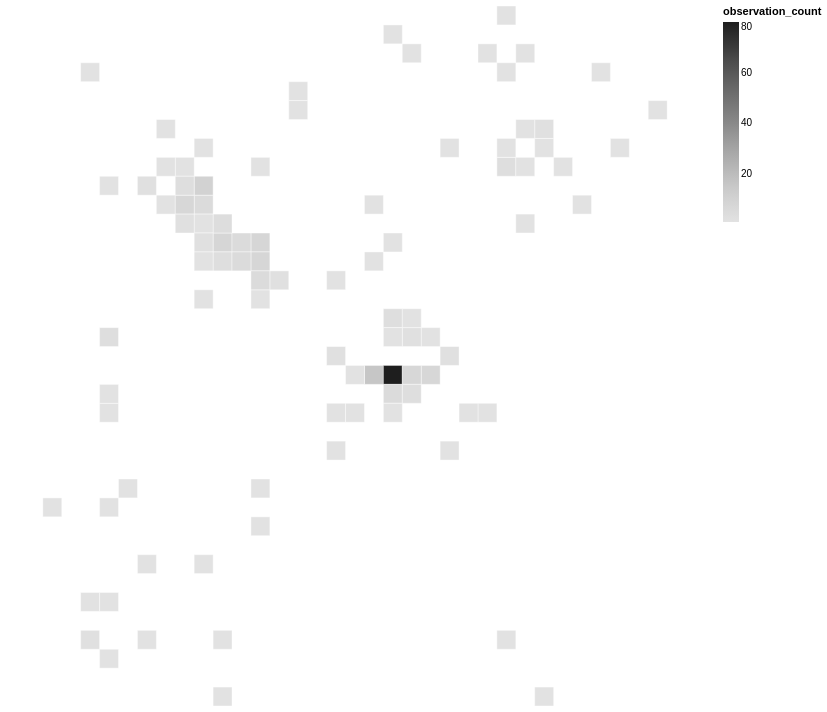

This figure's notebook cell:
### Markdown cell above
### Changing the summary measure
The tutorial calculates average tree diameter. There is no comparable measurement in the pigeon CSV, so I use observation counts. I place one symbol at the mean position of the sightings in each occupied cell.

### Code cell
gdf_Symbols = gpd.GeoDataFrame(df_counts,
    geometry=gpd.points_from_xy(df_counts.mean_easting, df_counts.mean_northing), crs=CRS)
chart_Counts = alt.Chart(gdf_PigeonCells).mark_geoshape(stroke='white', strokeWidth=0.4).encode(
    color=alt.Color('observation_count:Q', scale=alt.Scale(scheme='greys')),
    tooltip=['cell_id:N', 'observation_count:Q']
).project(type='identity', reflectY=True).properties(width=700, height=700)
chart_Counts

### Figure 1 — Vega-Lite specification as saved in the notebook (floating-point values rounded to 4 significant figures)
{"config": {"view": {"continuousWidth": 300, "continuousHeight": 300}}, "data": {"name": "data-c6d7683e5281424353201d5cd76e112e"}, "mark": {"type": "geoshape", "stroke": "white", "strokeWidth": 0.4}, "encoding": {"color": {"field": "observation_count", "scale": {"scheme": "greys"}, "type": "quantitative"}, "tooltip": [{"field": "cell_id", "type": "nominal"}, {"field": "observation_count", "type": "quantitative"}]}, "height": 700, "projection": {"reflectY": true, "type": "identity"}, "width": 700, "$schema": "https://vega.github.io/schema/vega-lite/v6.4.1.json", "datasets": {"data-c6d7683e5281424353201d5cd76e112e": [{"grid_x": 5147, "grid_y": 50345, "cell_id": "5147_50345", "observation_count": 16, "mean_easting": 514800.0, "mean_northing": 5035000.0, "type": "Feature", "geometry": {"type": "Polygon", "coordinates": [[[514800.0, 5034000.0], [514800.0, 5035000.0], [514700.0, 5035000.0], [514700.0, 5034000.0], [514800.0, 5034000.0]]]}}, {"grid_x": 5150, "grid_y": 50345, "cell_id": "5150_50345", "observation_count": 7, "mean_easting": 515000.0, "mean_northing": 5035000.0, "type": "Feature", "geometry": {"type": "Polygon", "coordinates": [[[515100.0, 5034000.0], [515100.0, 5035000.0], [515000.0, 5035000.0], [515000.0, 5034000.0], [515100.0, 5034000.0]]]}}, {"grid_x": 5147, "grid_y": 50351, "cell_id": "5147_50351", "observation_count": 1, "mean_easting": 514700.0, "mean_northing": 5035000.0, "type": "Feature", "geometry": {"type": "Polygon", "coordinates": [[[514800.0, 5035000.0], [514800.0, 5035000.0], [514700.0, 5035000.0], [514700.0, 5035000.0], [514800.0, 5035000.0]]]}}, {"grid_x": 5148, "grid_y": 50345, "cell_id": "5148_50345", "observation_count": 80, "mean_easting": 514800.0, "mean_northing": 5035000.0, "type": "Feature", "geometry": {"type": "Polygon", "coordinates": [[[514900.0, 5034000.0], [514900.0, 5035000.0], [514800.0, 5035000.0], [514800.0, 5034000.0], [514900.0, 5034000.0]]]}}, {"grid_x": 5145, "grid_y": 50343, "cell_id": "5145_50343", "observation_count": 1, "mean_easting": 514600.0, "mean_northing": 5034000.0, "type": "Feature", "geometry": {"type": "Polygon", "coordinates": [[[514600.0, 5034000.0], [514600.0, 5034000.0], [514500.0, 5034000.0], [514500.0, 5034000.0], [514600.0, 5034000.0]]]}}, {"grid_x": 5133, "grid_y": 50347, "cell_id": "5133_50347", "observation_count": 3, "mean_easting": 513300.0, "mean_northing": 5035000.0, "type": "Feature", "geometry": {"type": "Polygon", "coordinates": [[[513400.0, 5035000.0], [513400.0, 5035000.0], [513300.0, 5035000.0], [513300.0, 5035000.0], [513400.0, 5035000.0]]]}}, {"grid_x": 5138, "grid_y": 50354, "cell_id": "5138_50354", "observation_count": 5, "mean_easting": 513800.0, "mean_northing": 5035000.0, "type": "Feature", "geometry": {"type": "Polygon", "coordinates": [[[513900.0, 5035000.0], [513900.0, 5036000.0], [513800.0, 5036000.0], [513800.0, 5035000.0], [513900.0, 5035000.0]]]}}, {"grid_x": 5133, "grid_y": 50343, "cell_id": "5133_50343", "observation_count": 1, "mean_easting": 513300.0, "mean_northing": 5034000.0, "type": "Feature", "geometry": {"type": "Polygon", "coordinates": [[[513400.0, 5034000.0], [513400.0, 5034000.0], [513300.0, 5034000.0], [513300.0, 5034000.0], [513400.0, 5034000.0]]]}}, {"grid_x": 5154, "grid_y": 50331, "cell_id": "5154_50331", "observation_count": 1, "mean_easting": 515500.0, "mean_northing": 5033000.0, "type": "Feature", "geometry": {"type": "Polygon", "coordinates": [[[515500.0, 5033000.0], [515500.0, 5033000.0], [515400.0, 5033000.0], [515400.0, 5033000.0], [515500.0, 5033000.0]]]}}, {"grid_x": 5141, "grid_y": 50352, "cell_id": "5141_50352", "observation_count": 8, "mean_easting": 514100.0, "mean_northing": 5035000.0, "type": "Feature", "geometry": {"type": "Polygon", "coordinates": [[[514200.0, 5035000.0], [514200.0, 5035000.0], [514100.0, 5035000.0], [514100.0, 5035000.0], [514200.0, 5035000.0]]]}}, {"grid_x": 5139, "grid_y": 50352, "cell_id": "5139_50352", "observation_count": 8, "mean_easting": 514000.0, "mean_northing": 5035000.0, "type": "Feature", "geometry": {"type": "Polygon", "coordinates": [[[514000.0, 5035000.0], [514000.0, 5035000.0], [513900.0, 5035000.0], [513900.0, 5035000.0], [514000.0, 5035000.0]]]}}, {"grid_x": 5145, "grid_y": 50346, "cell_id": "5145_50346", "observation_count": 2, "mean_easting": 514500.0, "mean_northing": 5035000.0, "type": "Feature", "geometry": {"type": "Polygon", "coordinates": [[[514600.0, 5035000.0], [514600.0, 5035000.0], [514500.0, 5035000.0], [514500.0, 5035000.0], [514600.0, 5035000.0]]]}}, {"grid_x": 5141, "grid_y": 50351, "cell_id": "5141_50351", "observation_count": 8, "mean_easting": 514100.0, "mean_northing": 5035000.0, "type": "Feature", "geometry": {"type": "Polygon", "coordinates": [[[514200.0, 5035000.0], [514200.0, 5035000.0], [514100.0, 5035000.0], [514100.0, 5035000.0], [514200.0, 5035000.0]]]}}, {"grid_x": 5149, "grid_y": 50362, "cell_id": "5149_50362", "observation_count": 1, "mean_easting": 515000.0, "mean_northing": 5036000.0, "type": "Feature", "geometry": {"type": "Polygon", "coordinates": [[[515000.0, 5036000.0], [515000.0, 5036000.0], [514900.0, 5036000.0], [514900.0, 5036000.0], [515000.0, 5036000.0]]]}}, {"grid_x": 5135, "grid_y": 50335, "cell_id": "5135_50335", "observation_count": 1, "mean_easting": 513600.0, "mean_northing": 5034000.0, "type": "Feature", "geometry": {"type": "Polygon", "coordinates": [[[513600.0, 5034000.0], [513600.0, 5034000.0], [513500.0, 5034000.0], [513500.0, 5034000.0], [513600.0, 5034000.0]]]}}, {"grid_x": 5151, "grid_y": 50346, "cell_id": "5151_50346", "observation_count": 2, "mean_easting": 515200.0, "mean_northing": 5035000.0, "type": "Feature", "geometry": {"type": "Polygon", "coordinates": [[[515200.0, 5035000.0], [515200.0, 5035000.0], [515100.0, 5035000.0], [515100.0, 5035000.0], [515200.0, 5035000.0]]]}}, {"grid_x": 5148, "grid_y": 50344, "cell_id": "5148_50344", "observation_count": 5, "mean_easting": 514900.0, "mean_northing": 5034000.0, "type": "Feature", "geometry": {"type": "Polygon", "coordinates": [[[514900.0, 5034000.0], [514900.0, 5034000.0], [514800.0, 5034000.0], [514800.0, 5034000.0], [514900.0, 5034000.0]]]}}, {"grid_x": 5157, "grid_y": 50356, "cell_id": "5157_50356", "observation_count": 1, "mean_easting": 515800.0, "mean_northing": 5036000.0, "type": "Feature", "geometry": {"type": "Polygon", "coordinates": [[[515800.0, 5036000.0], [515800.0, 5036000.0], [515700.0, 5036000.0], [515700.0, 5036000.0], [515800.0, 5036000.0]]]}}, {"grid_x": 5138, "grid_y": 50355, "cell_id": "5138_50355", "observation_count": 10, "mean_easting": 513800.0, "mean_northing": 5036000.0, "type": "Feature", "geometry": {"type": "Polygon", "coordinates": [[[513900.0, 5036000.0], [513900.0, 5036000.0], [513800.0, 5036000.0], [513800.0, 5036000.0], [513900.0, 5036000.0]]]}}, {"grid_x": 5136, "grid_y": 50354, "cell_id": "5136_50354", "observation_count": 1, "mean_easting": 513700.0, "mean_northing": 5035000.0, "type": "Feature", "geometry": {"type": "Polygon", "coordinates": [[[513700.0, 5035000.0], [513700.0, 5036000.0], [513600.0, 5036000.0], [513600.0, 5035000.0], [513700.0, 5035000.0]]]}}, {"grid_x": 5133, "grid_y": 50338, "cell_id": "5133_50338", "observation_count": 1, "mean_easting": 513300.0, "mean_northing": 5034000.0, "type": "Feature", "geometry": {"type": "Polygon", "coordinates": [[[513400.0, 5034000.0], [513400.0, 5034000.0], [513300.0, 5034000.0], [513300.0, 5034000.0], [513400.0, 5034000.0]]]}}, {"grid_x": 5138, "grid_y": 50335, "cell_id": "5138_50335", "observation_count": 1, "mean_easting": 513800.0, "mean_northing": 5034000.0, "type": "Feature", "geometry": {"type": "Polygon", "coordinates": [[[513900.0, 5034000.0], [513900.0, 5034000.0], [513800.0, 5034000.0], [513800.0, 5034000.0], [513900.0, 5034000.0]]]}}, {"grid_x": 5137, "grid_y": 50354, "cell_id": "5137_50354", "observation_count": 7, "mean_easting": 513800.0, "mean_northing": 5035000.0, "type": "Feature", "geometry": {"type": "Polygon", "coordinates": [[[513800.0, 5035000.0], [513800.0, 5036000.0], [513700.0, 5036000.0], [513700.0, 5035000.0], [513800.0, 5035000.0]]]}}, {"grid_x": 5135, "grid_y": 50355, "cell_id": "5135_50355", "observation_count": 2, "mean_easting": 513600.0, "mean_northing": 5036000.0, "type": "Feature", "geometry": {"type": "Polygon", "coordinates": [[[513600.0, 5036000.0], [513600.0, 5036000.0], [513500.0, 5036000.0], [513500.0, 5036000.0], [513600.0, 5036000.0]]]}}, {"grid_x": 5148, "grid_y": 50348, "cell_id": "5148_50348", "observation_count": 3, "mean_easting": 514900.0, "mean_northing": 5035000.0, "type": "Feature", "geometry": {"type": "Polygon", "coordinates": [[[514900.0, 5035000.0], [514900.0, 5035000.0], [514800.0, 5035000.0], [514800.0, 5035000.0], [514900.0, 5035000.0]]]}}, {"grid_x": 5138, "grid_y": 50357, "cell_id": "5138_50357", "observation_count": 1, "mean_easting": 513800.0, "mean_northing": 5036000.0, "type": "Feature", "geometry": {"type": "Polygon", "coordinates": [[[513900.0, 5036000.0], [513900.0, 5036000.0], [513800.0, 5036000.0], [513800.0, 5036000.0], [513900.0, 5036000.0]]]}}, {"grid_x": 5162, "grid_y": 50359, "cell_id": "5162_50359", "observation_count": 1, "mean_easting": 516200.0, "mean_northing": 5036000.0, "type": "Feature", "geometry": {"type": "Polygon", "coordinates": [[[516300.0, 5036000.0], [516300.0, 5036000.0], [516200.0, 5036000.0], [516200.0, 5036000.0], [516300.0, 5036000.0]]]}}, {"grid_x": 5150, "grid_y": 50347, "cell_id": "5150_50347", "observation_count": 1, "mean_easting": 515000.0, "mean_northing": 5035000.0, "type": "Feature", "geometry": {"type": "Polygon", "coordinates": [[[515100.0, 5035000.0], [515100.0, 5035000.0], [515000.0, 5035000.0], [515000.0, 5035000.0], [515100.0, 5035000.0]]]}}, {"grid_x": 5135, "grid_y": 50331, "cell_id": "5135_50331", "observation_count": 1, "mean_easting": 513500.0, "mean_northing": 5033000.0, "type": "Feature", "geometry": {"type": "Polygon", "coordinates": [[[513600.0, 5033000.0], [513600.0, 5033000.0], [513500.0, 5033000.0], [513500.0, 5033000.0], [513600.0, 5033000.0]]]}}, {"grid_x": 5134, "grid_y": 50339, "cell_id": "5134_50339", "observation_count": 1, "mean_easting": 513400.0, "mean_northing": 5034000.0, "type": "Feature", "geometry": {"type": "Polygon", "coordinates": [[[513500.0, 5034000.0], [513500.0, 5034000.0], [513400.0, 5034000.0], [513400.0, 5034000.0], [513500.0, 5034000.0]]]}}, {"grid_x": 5149, "grid_y": 50345, "cell_id": "5149_50345", "observation_count": 7, "mean_easting": 514900.0, "mean_northing": 5035000.0, "type": "Feature", "geometry": {"type": "Polygon", "coordinates": [[[515000.0, 5034000.0], [515000.0, 5035000.0], [514900.0, 5035000.0], [514900.0, 5034000.0], [515000.0, 5034000.0]]]}}, {"grid_x": 5132, "grid_y": 50331, "cell_id": "5132_50331", "observation_count": 2, "mean_easting": 513300.0, "mean_northing": 5033000.0, "type": "Feature", "geometry": {"type": "Polygon", "coordinates": [[[513300.0, 5033000.0], [513300.0, 5033000.0], [513200.0, 5033000.0], [513200.0, 5033000.0], [513300.0, 5033000.0]]]}}, {"grid_x": 5149, "grid_y": 50344, "cell_id": "5149_50344", "observation_count": 3, "mean_easting": 515000.0, "mean_northing": 5034000.0, "type": "Feature", "geometry": {"type": "Polygon", "coordinates": [[[515000.0, 5034000.0], [515000.0, 5034000.0], [514900.0, 5034000.0], [514900.0, 5034000.0], [515000.0, 5034000.0]]]}}, {"grid_x": 5148, "grid_y": 50363, "cell_id": "5148_50363", "observation_count": 1, "mean_easting": 514900.0, "mean_northing": 5036000.0, "type": "Feature", "geometry": {"type": "Polygon", "coordinates": [[[514900.0, 5036000.0], [514900.0, 5036000.0], [514800.0, 5036000.0], [514800.0, 5036000.0], [514900.0, 5036000.0]]]}}, {"grid_x": 5142, "grid_y": 50350, "cell_id": "5142_50350", "observation_count": 2, "mean_easting": 514200.0, "mean_northing": 5035000.0, "type": "Feature", "geometry": {"type": "Polygon", "coordinates": [[[514300.0, 5035000.0], [514300.0, 5035000.0], [514200.0, 5035000.0], [514200.0, 5035000.0], [514300.0, 5035000.0]]]}}, {"grid_x": 5154, "grid_y": 50356, "cell_id": "5154_50356", "observation_count": 3, "mean_easting": 515500.0, "mean_northing": 5036000.0, "type": "Feature", "geometry": {"type": "Polygon", "coordinates": [[[515500.0, 5036000.0], [515500.0, 5036000.0], [515400.0, 5036000.0], [515400.0, 5036000.0], [515500.0, 5036000.0]]]}}, {"grid_x": 5147, "grid_y": 50354, "cell_id": "5147_50354", "observation_count": 1, "mean_easting": 514700.0, "mean_northing": 5035000.0, "type": "Feature", "geometry": {"type": "Polygon", "coordinates": [[[514800.0, 5035000.0], [514800.0, 5036000.0], [514700.0, 5036000.0], [514700.0, 5035000.0], [514800.0, 5035000.0]]]}}, {"grid_x": 5141, "grid_y": 50349, "cell_id": "5141_50349", "observation_count": 1, "mean_easting": 514200.0, "mean_northing": 5035000.0, "type": "Feature", "geometry": {"type": "Polygon", "coordinates": [[[514200.0, 5035000.0], [514200.0, 5035000.0], [514100.0, 5035000.0], [514100.0, 5035000.0], [514200.0, 5035000.0]]]}}, {"grid_x": 5137, "grid_y": 50356, "cell_id": "5137_50356", "observation_count": 1, "mean_easting": 513800.0, "mean_northing": 5036000.0, "type": "Feature", "geometry": {"type": "Polygon", "coordinates": [[[513800.0, 5036000.0], [513800.0, 5036000.0], [513700.0, 5036000.0], [513700.0, 5036000.0], [513800.0, 5036000.0]]]}}, {"grid_x": 5137, "grid_y": 50355, "cell_id": "5137_50355", "observation_count": 3, "mean_easting": 513800.0, "mean_northing": 5036000.0, "type": "Feature", "geometry": {"type": "Polygon", "coordinates": [[[513800.0, 5036000.0], [513800.0, 5036000.0], [513700.0, 5036000.0], [513700.0, 5036000.0], [513800.0, 5036000.0]]]}}, {"grid_x": 5148, "grid_y": 50352, "cell_id": "5148_50352", "observation_count": 1, "mean_easting": 514800.0, "mean_northing": 5035000.0, "type": "Feature", "geometry": {"type": "Polygon", "coordinates": [[[514900.0, 5035000.0], [514900.0, 5035000.0], [514800.0, 5035000.0], [514800.0, 5035000.0], [514900.0, 5035000.0]]]}}, {"grid_x": 5155, "grid_y": 50356, "cell_id": "5155_50356", "observation_count": 1, "mean_easting": 515600.0, "mean_northing": 5036000.0, "type": "Feature", "geometry": {"type": "Polygon", "coordinates": [[[515600.0, 5036000.0], [515600.0, 5036000.0], [515500.0, 5036000.0], [515500.0, 5036000.0], [515600.0, 5036000.0]]]}}, {"grid_x": 5133, "grid_y": 50344, "cell_id": "5133_50344", "observation_count": 1, "mean_easting": 513300.0, "mean_northing": 5034000.0, "type": "Feature", "geometry": {"type": "Polygon", "coordinates": [[[513400.0, 5034000.0], [513400.0, 5034000.0], [513300.0, 5034000.0], [513300.0, 5034000.0], [513400.0, 5034000.0]]]}}, {"grid_x": 5139, "grid_y": 50328, "cell_id": "5139_50328", "observation_count": 1, "mean_easting": 514000.0, "mean_northing": 5033000.0, "type": "Feature", "geometry": {"type": "Polygon", "coordinates": [[[514000.0, 5033000.0], [514000.0, 5033000.0], [513900.0, 5033000.0], [513900.0, 5033000.0], [514000.0, 5033000.0]]]}}, {"grid_x": 5155, "grid_y": 50362, "cell_id": "5155_50362", "observation_count": 1, "mean_easting": 515500.0, "mean_northing": 5036000.0, "type": "Feature", "geometry": {"type": "Polygon", "coordinates": [[[515600.0, 5036000.0], [515600.0, 5036000.0], [515500.0, 5036000.0], [515500.0, 5036000.0], [515600.0, 5036000.0]]]}}, {"grid_x": 5132, "grid_y": 50333, "cell_id": "5132_50333", "observation_count": 1, "mean_easting": 513300.0, "mean_northing": 5033000.0, "type": "Feature", "geometry": {"type": "Polygon", "coordinates": [[[513300.0, 5033000.0], [513300.0, 5033000.0], [513200.0, 5033000.0], [513200.0, 5033000.0], [513300.0, 5033000.0]]]}}, {"grid_x": 5139, "grid_y": 50353, "cell_id": "5139_50353", "observation_count": 4, "mean_easting": 513900.0, "mean_northing": 5035000.0, "type": "Feature", "geometry": {"type": "Polygon", "coordinates": [[[514000.0, 5035000.0], [514000.0, 5035000.0], [513900.0, 5035000.0], [513900.0, 5035000.0], [514000.0, 5035000.0]]]}}, {"grid_x": 5140, "grid_y": 50352, "cell_id": "5140_50352", "observation_count": 5, "mean_easting": 514000.0, "mean_northing": 5035000.0, "type": "Feature", "geometry": {"type": "Polygon", "coordinates": [[[514100.0, 5035000.0], [514100.0, 5035000.0], [514000.0, 5035000.0], [514000.0, 5035000.0], [514100.0, 5035000.0]]]}}, {"grid_x": 5143, "grid_y": 50360, "cell_id": "5143_50360", "observation_count": 1, "mean_easting": 514400.0, "mean_northing": 5036000.0, "type": "Feature", "geometry": {"type": "Polygon", "coordinates": [[[514400.0, 5036000.0], [514400.0, 5036000.0], [514300.0, 5036000.0], [514300.0, 5036000.0], [514400.0, 5036000.0]]]}}, {"grid_x": 5146, "grid_y": 50345, "cell_id": "5146_50345", "observation_count": 1, "mean_easting": 514700.0, "mean_northing": 5035000.0, "type": "Feature", "geometry": {"type": "Polygon", "coordinates": [[[514700.0, 5034000.0], [514700.0, 5035000.0], [514600.0, 5035000.0], [514600.0, 5034000.0], [514700.0, 5034000.0]]]}}, {"grid_x": 5141, "grid_y": 50339, "cell_id": "5141_50339", "observation_count": 1, "mean_easting": 514200.0, "mean_northing": 5034000.0, "type": "Feature", "geometry": {"type": "Polygon", "coordinates": [[[514200.0, 5034000.0], [514200.0, 5034000.0], [514100.0, 5034000.0], [514100.0, 5034000.0], [514200.0, 5034000.0]]]}}, {"grid_x": 5145, "grid_y": 50341, "cell_id": "5145_50341", "observation_count": 1, "mean_easting": 514600.0, "mean_northing": 5034000.0, "type": "Feature", "geometry": {"type": "Polygon", "coordinates": [[[514600.0, 5034000.0], [514600.0, 5034000.0], [514500.0, 5034000.0], [514500.0, 5034000.0], [514600.0, 5034000.0]]]}}, {"grid_x": 5156, "grid_y": 50328, "cell_id": "5156_50328", "observation_count": 1, "mean_easting": 515700.0, "mean_northing": 5033000.0, "type": "Feature", "geometry": {"type": "Polygon", "coordinates": [[[515700.0, 5033000.0], [515700.0, 5033000.0], [515600.0, 5033000.0], [515600.0, 5033000.0], [515700.0, 5033000.0]]]}}, {"grid_x": 5155, "grid_y": 50353, "cell_id": "5155_50353", "observation_count": 1, "mean_easting": 515600.0, "mean_northing": 5035000.0, "type": "Feature", "geometry": {"type": "Polygon", "coordinates": [[[515600.0, 5035000.0], [515600.0, 5035000.0], [515500.0, 5035000.0], [515500.0, 5035000.0], [515600.0, 5035000.0]]]}}, {"grid_x": 5139, "grid_y": 50331, "cell_id": "5139_50331", "observation_count": 1, "mean_easting": 513900.0, "mean_northing": 5033000.0, "type": "Feature", "geometry": {"type": "Polygon", "coordinates": [[[514000.0, 5033000.0], [514000.0, 5033000.0], [513900.0, 5033000.0], [513900.0, 5033000.0], [514000.0, 5033000.0]]]}}, {"grid_x": 5158, "grid_y": 50354, "cell_id": "5158_50354", "observation_count": 1, "mean_easting": 515800.0, "mean_northing": 5035000.0, "type": "Feature", "geometry": {"type": "Polygon", "coordinates": [[[515900.0, 5035000.0], [515900.0, 5036000.0], [515800.0, 5036000.0], [515800.0, 5035000.0], [515900.0, 5035000.0]]]}}, {"grid_x": 5139, "grid_y": 50351, "cell_id": "5139_50351", "observation_count": 3, "mean_easting": 514000.0, "mean_northing": 5035000.0, "type": "Feature", "geometry": {"type": "Polygon", "coordinates": [[[514000.0, 5035000.0], [514000.0, 5035000.0], [513900.0, 5035000.0], [513900.0, 5035000.0], [514000.0, 5035000.0]]]}}, {"grid_x": 5133, "grid_y": 50330, "cell_id": "5133_50330", "observation_count": 1, "mean_easting": 513400.0, "mean_northing": 5033000.0, "type": "Feature", "geometry": {"type": "Polygon", "coordinates": [[[513400.0, 5033000.0], [513400.0, 5033000.0], [513300.0, 5033000.0], [513300.0, 5033000.0], [513400.0, 5033000.0]]]}}, {"grid_x": 5153, "grid_y": 50343, "cell_id": "5153_50343", "observation_count": 1, "mean_easting": 515400.0, "mean_northing": 5034000.0, "type": "Feature", "geometry": {"type": "Polygon", "coordinates": [[[515400.0, 5034000.0], [515400.0, 5034000.0], [515300.0, 5034000.0], [515300.0, 5034000.0], [515400.0, 5034000.0]]]}}, {"grid_x": 5138, "grid_y": 50353, "cell_id": "5138_50353", "observation_count": 1, "mean_easting": 513800.0, "mean_northing": 5035000.0, "type": "Feature", "geometry": {"type": "Polygon", "coordinates": [[[513900.0, 5035000.0], [513900.0, 5035000.0], [513800.0, 5035000.0], [513800.0, 5035000.0], [513900.0, 5035000.0]]]}}, {"grid_x": 5130, "grid_y": 50338, "cell_id": "5130_50338", "observation_count": 1, "mean_easting": 513000.0, "mean_northing": 5034000.0, "type": "Feature", "geometry": {"type": "Polygon", "coordinates": [[[513100.0, 5034000.0], [513100.0, 5034000.0], [513000.0, 5034000.0], [513000.0, 5034000.0], [513100.0, 5034000.0]]]}}, {"grid_x": 5154, "grid_y": 50364, "cell_id": "5154_50364", "observation_count": 1, "mean_easting": 515400.0, "mean_northing": 5036000.0, "type": "Feature", "geometry": {"type": "Polygon", "coordinates": [[[515500.0, 5036000.0], [515500.0, 5036000.0], [515400.0, 5036000.0], [515400.0, 5036000.0], [515500.0, 5036000.0]]]}}, {"grid_x": 5133, "grid_y": 50333, "cell_id": "5133_50333", "observation_count": 1, "mean_easting": 513300.0, "mean_northing": 5033000.0, "type": "Feature", "geometry": {"type": "Polygon", "coordinates": [[[513400.0, 5033000.0], [513400.0, 5033000.0], [513300.0, 5033000.0], [513300.0, 5033000.0], [513400.0, 5033000.0]]]}}, {"grid_x": 5148, "grid_y": 50343, "cell_id": "5148_50343", "observation_count": 1, "mean_easting": 514800.0, "mean_northing": 5034000.0, "type": "Feature", "geometry": {"type": "Polygon", "coordinates": [[[514900.0, 5034000.0], [514900.0, 5034000.0], [514800.0, 5034000.0], [514800.0, 5034000.0], [514900.0, 5034000.0]]]}}, {"grid_x": 5138, "grid_y": 50352, "cell_id": "5138_50352", "observation_count": 2, "mean_easting": 513900.0, "mean_northing": 5035000.0, "type": "Feature", "geometry": {"type": "Polygon", "coordinates": [[[513900.0, 5035000.0], [513900.0, 5035000.0], [513800.0, 5035000.0], [513800.0, 5035000.0], [513900.0, 5035000.0]]]}}, {"grid_x": 5141, "grid_y": 50356, "cell_id": "5141_50356", "observation_count": 1, "mean_easting": 514200.0, "mean_northing": 5036000.0, "type": "Feature", "geometry": {"type": "Polygon", "coordinates": [[[514200.0, 5036000.0], [514200.0, 5036000.0], [514100.0, 5036000.0], [514100.0, 5036000.0], [514200.0, 5036000.0]]]}}, {"grid_x": 5151, "grid_y": 50357, "cell_id": "5151_50357", "observation_count": 1, "mean_easting": 515200.0, "mean_northing": 5036000.0, "type": "Feature", "geometry": {"type": "Polygon", "coordinates": [[[515200.0, 5036000.0], [515200.0, 5036000.0], [515100.0, 5036000.0], [515100.0, 5036000.0], [515200.0, 5036000.0]]]}}, {"grid_x": 5153, "grid_y": 50362, "cell_id": "5153_50362", "observation_count": 1, "mean_easting": 515400.0, "mean_northing": 5036000.0, "type": "Feature", "geometry": {"type": "Polygon", "coordinates": [[[515400.0, 5036000.0], [515400.0, 5036000.0], [515300.0, 5036000.0], [515300.0, 5036000.0], [515400.0, 5036000.0]]]}}, {"grid_x": 5140, "grid_y": 50351, "cell_id": "5140_50351", "observation_count": 5, "mean_easting": 514100.0, "mean_northing": 5035000.0, "type": "Feature", "geometry": {"type": "Polygon", "coordinates": [[[514100.0, 5035000.0], [514100.0, 5035000.0], [514000.0, 5035000.0], [514000.0, 5035000.0], [514100.0, 5035000.0]]]}}, {"grid_x": 5141, "grid_y": 50350, "cell_id": "5141_50350", "observation_count": 5, "mean_easting": 514100.0, "mean_northing": 5035000.0, "type": "Feature", "geometry": {"type": "Polygon", "coordinates": [[[514200.0, 5035000.0], [514200.0, 5035000.0], [514100.0, 5035000.0], [514100.0, 5035000.0], [514200.0, 5035000.0]]]}}, {"grid_x": 5156, "grid_y": 50357, "cell_id": "5156_50357", "observation_count": 1, "mean_easting": 515700.0, "mean_northing": 5036000.0, "type": "Feature", "geometry": {"type": "Polygon", "coordinates": [[[515700.0, 5036000.0], [515700.0, 5036000.0], [515600.0, 5036000.0], [515600.0, 5036000.0], [515700.0, 5036000.0]]]}}, {"grid_x": 5154, "grid_y": 50357, "cell_id": "5154_50357", "observation_count": 1, "mean_easting": 515500.0, "mean_northing": 5036000.0, "type": "Feature", "geometry": {"type": "Polygon", "coordinates": [[[515500.0, 5036000.0], [515500.0, 5036000.0], [515400.0, 5036000.0], [515400.0, 5036000.0], [515500.0, 5036000.0]]]}}, {"grid_x": 5156, "grid_y": 50358, "cell_id": "5156_50358", "observation_count": 2, "mean_easting": 515700.0, "mean_northing": 5036000.0, "type": "Feature", "geometry": {"type": "Polygon", "coordinates": [[[515700.0, 5036000.0], [515700.0, 5036000.0], [515600.0, 5036000.0], [515600.0, 5036000.0], [515700.0, 5036000.0]]]}}, {"grid_x": 5149, "grid_y": 50347, "cell_id": "5149_50347", "observation_count": 2, "mean_easting": 514900.0, "mean_northing": 5035000.0, "type": "Feature", "geometry": {"type": "Polygon", "coordinates": [[[515000.0, 5035000.0], [515000.0, 5035000.0], [514900.0, 5035000.0], [514900.0, 5035000.0], [515000.0, 5035000.0]]]}}, {"grid_x": 5160, "grid_y": 50357, "cell_id": "5160_50357", "observation_count": 1, "mean_easting": 516100.0, "mean_northing": 5036000.0, "type": "Feature", "geometry": {"type": "Polygon", "coordinates": [[[516100.0, 5036000.0], [516100.0, 5036000.0], [516000.0, 5036000.0], [516000.0, 5036000.0], [516100.0, 5036000.0]]]}}, {"grid_x": 5143, "grid_y": 50359, "cell_id": "5143_50359", "observation_count": 1, "mean_easting": 514300.0, "mean_northing": 5036000.0, "type": "Feature", "geometry": {"type": "Polygon", "coordinates": [[[514400.0, 5036000.0], [514400.0, 5036000.0], [514300.0, 5036000.0], [514300.0, 5036000.0], [514400.0, 5036000.0]]]}}, {"grid_x": 5146, "grid_y": 50343, "cell_id": "5146_50343", "observation_count": 1, "mean_easting": 514600.0, "mean_northing": 5034000.0, "type": "Feature", "geometry": {"type": "Polygon", "coordinates": [[[514700.0, 5034000.0], [514700.0, 5034000.0], [514600.0, 5034000.0], [514600.0, 5034000.0], [514700.0, 5034000.0]]]}}, {"grid_x": 5133, "grid_y": 50355, "cell_id": "5133_50355", "observation_count": 1, "mean_easting": 513300.0, "mean_northing": 5036000.0, "type": "Feature", "geometry": {"type": "Polygon", "coordinates": [[[513400.0, 5036000.0], [513400.0, 5036000.0], [513300.0, 5036000.0], [513300.0, 5036000.0], [513400.0, 5036000.0]]]}}, {"grid_x": 5159, "grid_y": 50361, "cell_id": "5159_50361", "observation_count": 1, "mean_easting": 515900.0, "mean_northing": 5036000.0, "type": "Feature", "geometry": {"type": "Polygon", "coordinates": [[[516000.0, 5036000.0], [516000.0, 5036000.0], [515900.0, 5036000.0], [515900.0, 5036000.0], [516000.0, 5036000.0]]]}}, {"grid_x": 5145, "grid_y": 50350, "cell_id": "5145_50350", "observation_count": 1, "mean_easting": 514500.0, "mean_northing": 5035000.0, "type": "Feature", "geometry": {"type": "Polygon", "coordinates": [[[514600.0, 5035000.0], [514600.0, 5035000.0], [514500.0, 5035000.0], [514500.0, 5035000.0], [514600.0, 5035000.0]]]}}, {"grid_x": 5148, "grid_y": 50347, "cell_id": "5148_50347", "observation_count": 1, "mean_easting": 514900.0, "mean_northing": 5035000.0, "type": "Feature", "geometry": {"type": "Polygon", "coordinates": [[[514900.0, 5035000.0], [514900.0, 5035000.0], [514800.0, 5035000.0], [514800.0, 5035000.0], [514900.0, 5035000.0]]]}}, {"grid_x": 5137, "grid_y": 50353, "cell_id": "5137_50353", "observation_count": 2, "mean_easting": 513800.0, "mean_northing": 5035000.0, "type": "Feature", "geometry": {"type": "Polygon", "coordinates": [[[513800.0, 5035000.0], [513800.0, 5035000.0], [513700.0, 5035000.0], [513700.0, 5035000.0], [513800.0, 5035000.0]]]}}, {"grid_x": 5154, "grid_y": 50361, "cell_id": "5154_50361", "observation_count": 1, "mean_easting": 515500.0, "mean_northing": 5036000.0, "type": "Feature", "geometry": {"type": "Polygon", "coordinates": [[[515500.0, 5036000.0], [515500.0, 5036000.0], [515400.0, 5036000.0], [515400.0, 5036000.0], [515500.0, 5036000.0]]]}}, {"grid_x": 5152, "grid_y": 50343, "cell_id": "5152_50343", "observation_count": 1, "mean_easting": 515300.0, "mean_northing": 5034000.0, "type": "Feature", "geometry": {"type": "Polygon", "coordinates": [[[515300.0, 5034000.0], [515300.0, 5034000.0], [515200.0, 5034000.0], [515200.0, 5034000.0], [515300.0, 5034000.0]]]}}, {"grid_x": 5132, "grid_y": 50361, "cell_id": "5132_50361", "observation_count": 1, "mean_easting": 513200.0, "mean_northing": 5036000.0, "type": "Feature", "geometry": {"type": "Polygon", "coordinates": [[[513300.0, 5036000.0], [513300.0, 5036000.0], [513200.0, 5036000.0], [513200.0, 5036000.0], [513300.0, 5036000.0]]]}}, {"grid_x": 5155, "grid_y": 50358, "cell_id": "5155_50358", "observation_count": 1, "mean_easting": 515600.0, "mean_northing": 5036000.0, "type": "Feature", "geometry": {"type": "Polygon", "coordinates": [[[515600.0, 5036000.0], [515600.0, 5036000.0], [515500.0, 5036000.0], [515500.0, 5036000.0], [515600.0, 5036000.0]]]}}, {"grid_x": 5136, "grid_y": 50356, "cell_id": "5136_50356", "observation_count": 1, "mean_easting": 513600.0, "mean_northing": 5036000.0, "type": "Feature", "geometry": {"type": "Polygon", "coordinates": [[[513700.0, 5036000.0], [513700.0, 5036000.0], [513600.0, 5036000.0], [513600.0, 5036000.0], [513700.0, 5036000.0]]]}}, {"grid_x": 5136, "grid_y": 50358, "cell_id": "5136_50358", "observation_count": 1, "mean_easting": 513700.0, "mean_northing": 5036000.0, "type": "Feature", "geometry": {"type": "Polygon", "coordinates": [[[513700.0, 5036000.0], [513700.0, 5036000.0], [513600.0, 5036000.0], [513600.0, 5036000.0], [513700.0, 5036000.0]]]}}, {"grid_x": 5138, "grid_y": 50349, "cell_id": "5138_50349", "observation_count": 1, "mean_easting": 513800.0, "mean_northing": 5035000.0, "type": "Feature", "geometry": {"type": "Polygon", "coordinates": [[[513900.0, 5035000.0], [513900.0, 5035000.0], [513800.0, 5035000.0], [513800.0, 5035000.0], [513900.0, 5035000.0]]]}}, {"grid_x": 5138, "grid_y": 50351, "cell_id": "5138_50351", "observation_count": 1, "mean_easting": 513900.0, "mean_northing": 5035000.0, "type": "Feature", "geometry": {"type": "Polygon", "coordinates": [[[513900.0, 5035000.0], [513900.0, 5035000.0], [513800.0, 5035000.0], [513800.0, 5035000.0], [513900.0, 5035000.0]]]}}, {"grid_x": 5149, "grid_y": 50348, "cell_id": "5149_50348", "observation_count": 1, "mean_easting": 514900.0, "mean_northing": 5035000.0, "type": "Feature", "geometry": {"type": "Polygon", "coordinates": [[[515000.0, 5035000.0], [515000.0, 5035000.0], [514900.0, 5035000.0], [514900.0, 5035000.0], [515000.0, 5035000.0]]]}}, {"grid_x": 5141, "grid_y": 50337, "cell_id": "5141_50337", "observation_count": 1, "mean_easting": 514100.0, "mean_northing": 5034000.0, "type": "Feature", "geometry": {"type": "Polygon", "coordinates": [[[514200.0, 5034000.0], [514200.0, 5034000.0], [514100.0, 5034000.0], [514100.0, 5034000.0], [514200.0, 5034000.0]]]}}, {"grid_x": 5151, "grid_y": 50341, "cell_id": "5151_50341", "observation_count": 1, "mean_easting": 515200.0, "mean_northing": 5034000.0, "type": "Feature", "geometry": {"type": "Polygon", "coordinates": [[[515200.0, 5034000.0], [515200.0, 5034000.0], [515100.0, 5034000.0], [515100.0, 5034000.0], [515200.0, 5034000.0]]]}}]}}
